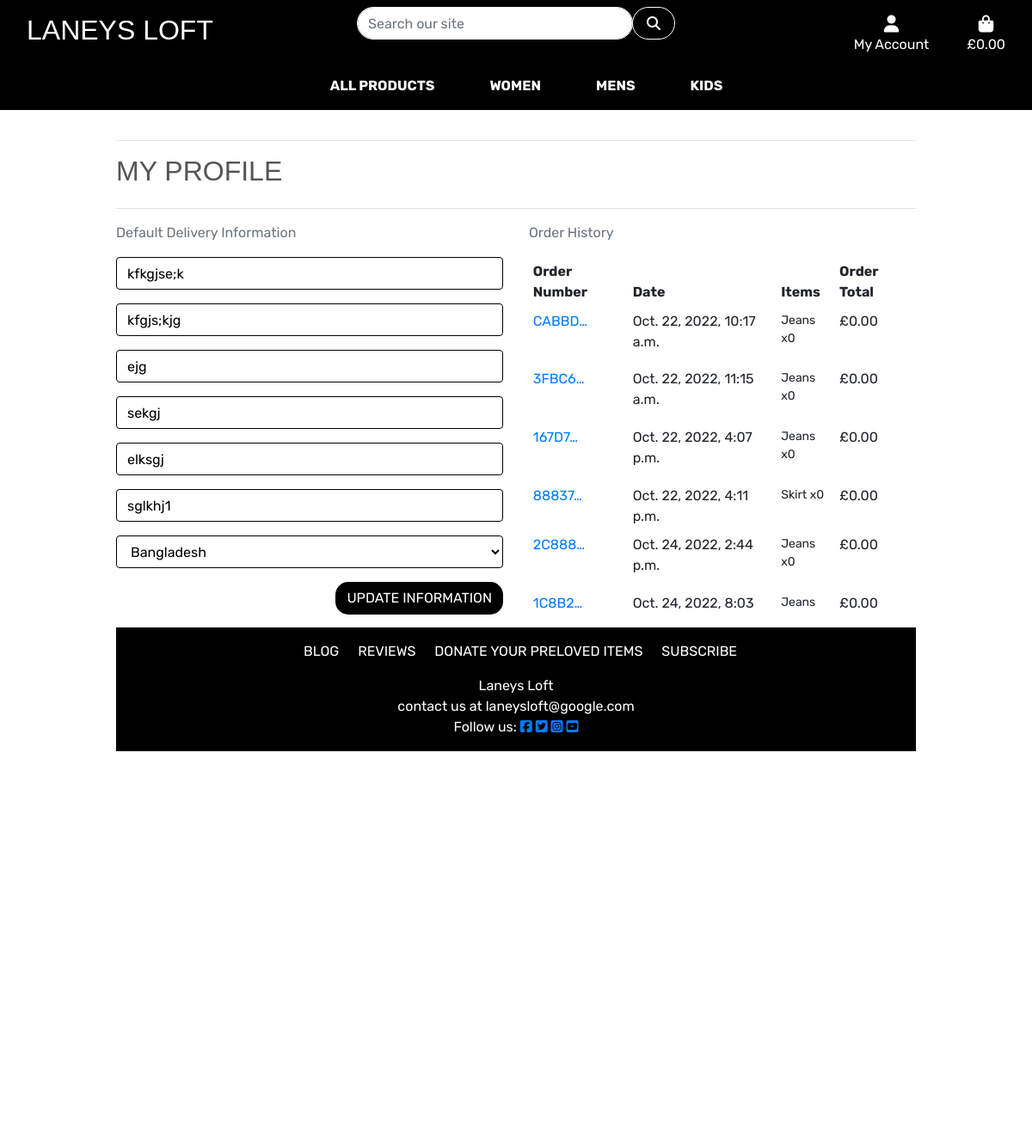
Page /profiles/ (signed in) on the committed database.
### profiles/models.py (models this page shows, shortened)
class UserProfile(models.Model):
    user = models.OneToOneField(User, on_delete=models.CASCADE)
    default_phone_number = models.CharField(
        max_length=20, null=True, blank=True)
    default_street_address1 = models.CharField(
        max_length=80, null=True, blank=True)
    default_street_address2 = models.CharField(
        max_length=80, null=True, blank=True)
    default_town_or_city = models.CharField(
        max_length=40, null=True, blank=True)
    default_county = models.CharField(
        max_length=80, null=True, blank=True)
    default_postcode = models.CharField(max_length=20, null=True, blank=True)
    default_country = CountryField(
        blank_label='Country', null=True, blank=True)

### checkout/models.py (models this page shows, shortened)
class Order(models.Model):
    order_number = models.CharField(max_length=32, null=False, editable=False)
    user_profile = models.ForeignKey(UserProfile, on_delete=models.SET_NULL,
                                     null=True, blank=True,
                                     related_name='orders')
    full_name = models.CharField(max_length=50, null=False, blank=False)
    email = models.EmailField(max_length=254, null=False, blank=False)
    phone_number = models.CharField(max_length=20, null=False, blank=False)
    country = CountryField(blank_label='Country *', null=False, blank=False)
    postcode = models.CharField(max_length=20, null=True, blank=True)
    town_or_city = models.CharField(max_length=40, null=False, blank=False)
    street_address1 = models.CharField(max_length=80, null=False, blank=False)
    street_address2 = models.CharField(max_length=80, null=True, blank=True)
    county = models.CharField(max_length=80, null=True, blank=True)
    date = models.DateTimeField(auto_now_add=True)
    delivery_cost = models.DecimalField(
        max_digits=6, decimal_places=2, null=False, default=0)
    order_total = models.DecimalField(
        max_digits=10, decimal_places=2, null=False, default=0)
    grand_total = models.DecimalField(
        max_digits=10, decimal_places=2, null=False, default=0)

class OrderLineItem(models.Model):
    order = models.ForeignKey(
        Order,
        null=False,
        blank=False,
        on_delete=models.CASCADE,
        related_name='lineitems'
    )
    item = models.ForeignKey(
        Item, null=False, blank=False, on_delete=models.CASCADE)
    quantity = models.IntegerField(null=False, blank=False, default=1)
    lineitem_total = models.DecimalField(
        max_digits=6,
        decimal_places=2,
        null=False,
        blank=False,
        editable=False
    )

### items/models.py (models this page shows, shortened)
class Item(models.Model):
    category = models.ForeignKey(
        'Category', null=True, blank=True, on_delete=models.SET_NULL)
    sku = models.UUIDField(
        primary_key=True, default=uuid.uuid4, editable=False, max_length=2254)
    name = models.CharField(max_length=254)
    clothes_type = models.ForeignKey(
        'ClothesType', null=True, blank=True, on_delete=models.SET_NULL)
    men_women_children = models.CharField(
        max_length=200, choices=MEN_WOMEN_CHILDREN, default='na')
    size = models.ForeignKey(
        'Size', null=True, blank=True, on_delete=models.SET_NULL)
    kids_age = models.ForeignKey(
        'KidsAge', null=True, blank=True, on_delete=models.SET_NULL)
    colour = models.ForeignKey(
        'Colour', null=True, blank=True, on_delete=models.SET_NULL)
    brand_or_author = models.ForeignKey(
        'BrandOrAuthor', null=True, blank=True, on_delete=models.SET_NULL)
    description = models.TextField()
    price = models.DecimalField(max_digits=6, decimal_places=2)
    quality = models.CharField(max_length=254)
    image_url = models.URLField(max_length=1024, null=True, blank=True)
    image = models.ImageField(null=True, blank=True)
    quantity = models.IntegerField(null=True, blank=True)

### profiles/views.py (the view)
# urls.py: path('', views.profile, name='profile'),
def profile(request):
    profile = get_object_or_404(UserProfile, user=request.user)
    if request.method == 'POST':
        form = UserProfileForm(request.POST, instance=profile)
        if form.is_valid():
            form.save()
            messages.success(request, 'Profile updated successfully')
    form = UserProfileForm(instance=profile)
    orders = profile.orders.all()
    template = 'profiles/profile.html'
    context = {
        'form': form,
        'orders': orders,
        'on_profile_page': True
    }
    return render(request, template, context)

### profiles/forms.py
class UserProfileForm(forms.ModelForm):
    class Meta:
        model = UserProfile
        exclude = ('user',)
    def __init__(self, *args, **kwargs):
        super().__init__(*args, **kwargs)
        placeholders = {
            'default_phone_number': 'Phone Number',
            'default_postcode': 'Postal Code',
            'default_town_or_city': 'Town or City',
            'default_street_address1': 'Street Address 1',
            'default_street_address2': 'Street Address 2',
            'default_county': 'County',
        }
        self.fields['default_phone_number'].widget.attrs['autofocus'] = True
        for field in self.fields:
            if field != 'default_country':
                if self.fields[field].required:
                    placeholder = f'{placeholders[field]} *'
                else:
                    placeholder = placeholders[field]
                self.fields[field].widget.attrs['placeholder'] = placeholder
            self.fields[field].widget.attrs['class'] = 'border-black rounded profile-form-input'
            self.fields[field].label = False

### bag/contexts.py (called while the page is built, shortened)
def bag_contents(request):
    bag_items = []
    total = 0
    item_count = 0
    bag = request.session.get('bag', {})
    if total < settings.FREE_DELIVERY_THRESHOLD:
        delivery = total * Decimal(settings.STANDARD_DELIVERY_PERCENTAGE / 100)
        free_delivery_delta = settings.FREE_DELIVERY_THRESHOLD - total
    else:
        delivery = 0
        free_delivery_delta = 0
    grand_total = delivery + total
    context = {
        'bag_items': bag_items,
        'total': total,
        'item_count': item_count,
        'delivery': delivery,
        'free_delivery_delta': free_delivery_delta,
        'free_delivery_threshold': settings.FREE_DELIVERY_THRESHOLD,
        'grand_total': grand_total,
    }
    return context

### profiles/templates/profiles/profile.html (shortened to what this page needs)
{% extends "base.html" %}
{% load static %}
{% block extra_css %}
    <link rel="stylesheet" href="{% static 'profiles/css/profile.css' %}">
{% endblock %}
{% block page_header %}
    <div class="container header-container">
    </div>
{% endblock %}
{% block content %}
    <div class="overlay"></div>
    <div class="container">
        <div class="row">
            <div class="col">
                <hr>
                <h2 class="logo-font mb-4">My Profile</h2>
                <hr>
            </div>
        </div>
        <div class="row">
            <div class="col-12 col-lg-6">
                <p class="text-muted">Default Delivery Information</p>
                <form class="mt-3" action="{% url 'profile' %}" method="POST" id="profile-update-form">
                    {{ form|crispy }}
                    <button class="btn btn-black text-uppercase float-right">Update Information</button>
                </form>
            </div>
            <div class="col-12 col-lg-6">
                <p class="text-muted">Order History</p>
                <div class="order-history table-responsive">
                    <table class="table table-sm table-borderless">
                        <thead>
                            <tr>
                                <th>Order Number</th>
                                <th>Date</th>
                                <th>Items</th>
                                <th>Order Total</th>
                            </tr>
                        </thead>
                        <tbody>
                            {% for order in orders %}
                                <tr>
                                    <td>
                                        <a href="{% url 'order_history' order.order_number %}"
                                        title="{{ order.order_number }}">
                                            {{ order.order_number|truncatechars:6 }}
                                        </a>
                                    </td>
                                    <td>{{ order.date }}</td>
                                    <td>
                                        <ul class="list-unstyled">
                                            {% for item in order.lineitems.all %}
                                                <li class="small">
                                                    {{ item.item.name }} x{{ item.quantity }}
                                                </li>
                                            {% endfor %}
                                        </ul>
                                    </td>
                                    <td>£{{ order.grand_total }}</td>
                                </tr>
                            {% endfor %}
                        </tbody>
                    </table>
                </div>
            </div>
        </div>
{% endblock %}

### static/css/base.css (style rules this page uses)
html { height: 100%; }
body { background: url('/media/homepage_background_cropped.jpg') no-repeat center center fixed; background-size: cover; height: calc(100vh - 164px); color: #555; font-family: 'Rubik'; background-color: lightgrey; }
.header-container { padding-top: 145px; }
.rounded { border-radius: 10px; }
.logo-font { text-transform: uppercase; font-family: 'Alfa Slab One', sans-serif; }
.btn-black { background: black; color: white; border-radius: 15px; margin-bottom: 15px; }
.border-black { border: 1px solid black !important; }
.overlay { height: 100%; width: 100%; top: 0; left: 0; position: fixed; background: white; z-index: -1; }
@media (min-width: 1200px) { .container { max-width: 80%; } }
@media (min-width: 992px) { .header-container { padding-top: 164px; } }
@media (min-width: 408px) { .header-container { padding-top: 100px; } }
@media (min-width: 992px) { .header-container { padding-top: 147px; } }

### profiles/static/profiles/css/profile.css (style rules this page uses)
.order-history { max-height: 416px; overflow-y: auto; }
#profile-update-form .form-control { color: #000; }
#profile-update-form input::placeholder { color: #aab7c4; }
#id_default_country, #id_default_country option:not(:first-child) { color: #000; }

### rows in the picture
UserProfile: default_phone_number "kfkgjse;k", default_street_address1 "kfgjs;kjg", default_street_address2 "ejg", default_town_or_city "sekgj", default_county "elksgj", default_postcode "sglkhj1", default_country "Bangladesh"
Order: order_number "CABBD…", date "Oct. 22, 2022, 10:17 a.m.", grand_total "0.00"
OrderLineItem: item.name "Jeans", quantity "0"
Order: order_number "3FBC6…", date "Oct. 22, 2022, 11:15 a.m.", grand_total "0.00"
OrderLineItem: item.name "Jeans", quantity "0"
Order: order_number "167D7…", date "Oct. 22, 2022, 4:07 p.m.", grand_total "0.00"
OrderLineItem: item.name "Jeans", quantity "0"
Order: order_number "88837…", date "Oct. 22, 2022, 4:11 p.m.", grand_total "0.00"
OrderLineItem: item.name "Skirt", quantity "0"
Order: order_number "2C888…", date "Oct. 24, 2022, 2:44 p.m.", grand_total "0.00"
OrderLineItem: item.name "Jeans", quantity "0"
Order: order_number "1C8B2…", date "Oct. 24, 2022, 8:03…", grand_total "0.00"
OrderLineItem: item.name "Jeans"
